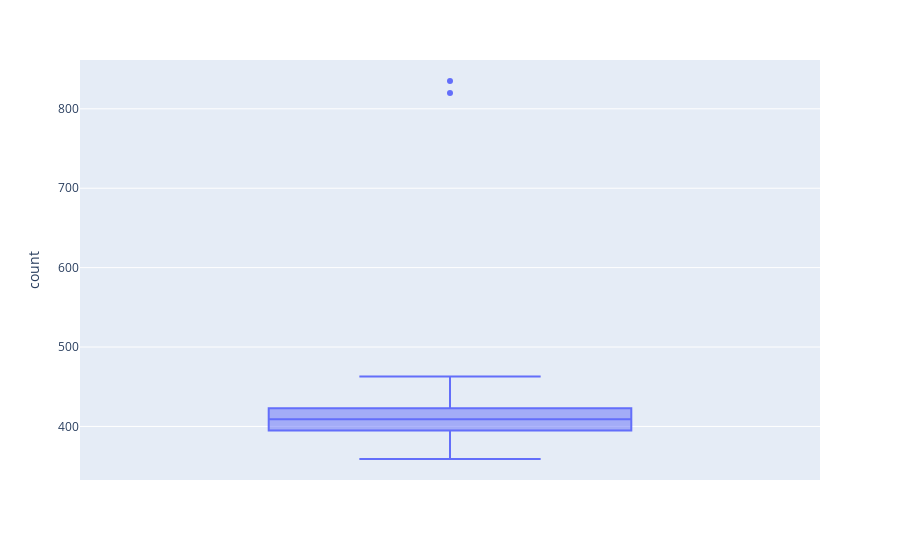

Notebook cell for this chart:
### Code cell
df_country_value_counts = df["country"].value_counts().reset_index()

fig = px.box(df_country_value_counts, y="count")
fig.show()

### Figure 1 — Plotly figure (JSON) as saved in the notebook; plotly's stock layout.template omitted (floating-point values rounded to 4 significant figures; data arrays with more than 128 entries replaced by an {"elided": "..."} marker saying what was removed)
{"data": [{"alignmentgroup": "True", "hovertemplate": "count=%{y}<extra></extra>", "legendgroup": "", "marker": {"color": "#636efa"}, "name": "", "notched": false, "offsetgroup": "", "orientation": "v", "showlegend": false, "type": "box", "x0": " ", "xaxis": "x", "y": {"elided": "243 int values"}, "y0": " ", "yaxis": "y"}], "layout": {"boxmode": "group", "legend": {"tracegroupgap": 0}, "margin": {"t": 60}, "xaxis": {"anchor": "y", "domain": [0, 1]}, "yaxis": {"anchor": "x", "domain": [0, 1], "title": {"text": "count"}}}}
